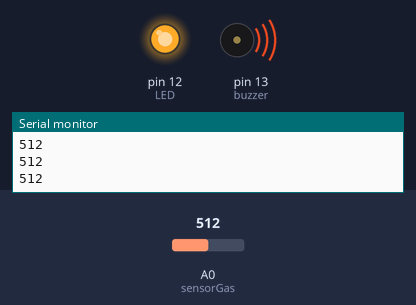
The sketch below on a simulated Arduino Uno, built with avr-gcc and run on an emulated ATmega328P. Shown: output pins drawn as LEDs (lit = HIGH), buzzer (waves = sounding), the last lines printed to the serial monitor. The inputs (shaded band) are chosen by the test bench; at power-on: A0 (sensorGas) = 512.

Above: at 1.4 s.
1.5 s: A0 (sensorGas) set to 110
At 2.2 s:
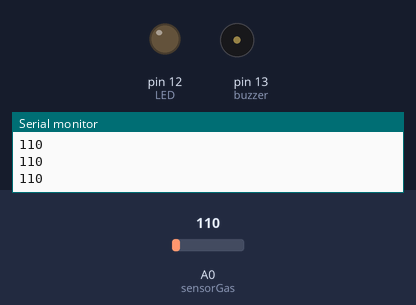
3.3 s: A0 (sensorGas) set to 126
At 3.45 s:
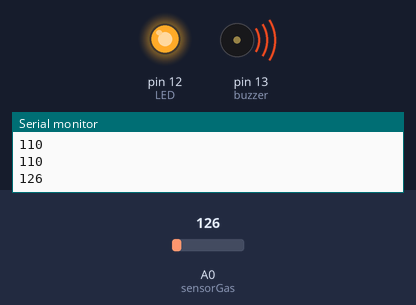
6.5 s: A0 (sensorGas) set to 0
At 6.76 s:
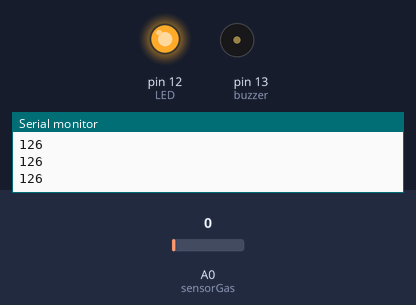
8.4 s: A0 (sensorGas) set to 122
At 8.55 s:
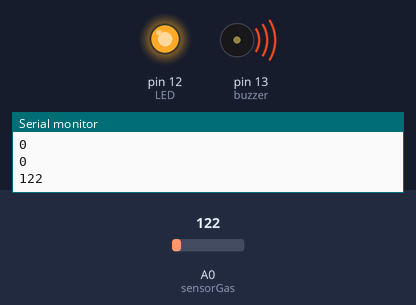
Timing chart, 0 to 12.6 s (numbered marks = the images above; inputs shaded):
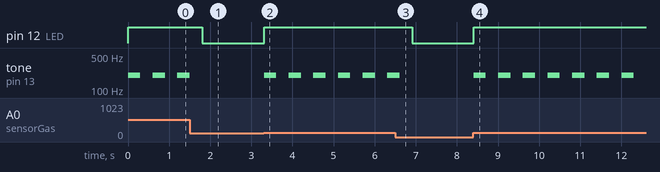

Measured:
- the behaviour switches between 120 and 121 on A0 (sensorGas) (found by bisection; images 1 and 2)
- after the input at 1.5 s, pin 12 (LED): HIGH → LOW after 0.30 s; tone on pin 13 (buzzer): goes on until 1.5 s, then stays silent
- after the input at 3.3 s, pin 12 (LED): LOW → HIGH at once; tone on pin 13 (buzzer): alternates 200 Hz for 0.30 s and silent for 0.30 s, starting at once
- after the input at 6.5 s, pin 12 (LED): HIGH → LOW after 0.41 s; tone on pin 13 (buzzer): goes on until 6.6 s, then stays silent
- after the input at 8.4 s, pin 12 (LED): LOW → HIGH at once; tone on pin 13 (buzzer): alternates 200 Hz for 0.30 s and silent for 0.30 s, starting at once
- by itself, tone on pin 13 (buzzer): alternates 200 Hz for 0.30 s and silent for 0.30 s

The sketch:

aviso_de_fumaca.ino
```cpp
int LED = 12;
int buzzer = 13;
int sensorGas = A0;
int leituraGas = 0;

void setup()
{
  Serial.begin(9600);
  pinMode(LED, OUTPUT);
  pinMode(buzzer, OUTPUT);
  pinMode(sensorGas, INPUT);

}

void loop()
{
  noTone(13);
  leituraGas = analogRead(sensorGas);
  Serial.println(leituraGas);

  if(leituraGas>120){
  	digitalWrite(LED, HIGH);
    //delay(1000);
    tone(buzzer, 200);
    delay(300);
    //digitalWrite(LED, LOW);
    noTone(buzzer);
    delay(300);
  }
  else if(leituraGas<120){
    noTone(13);
    digitalWrite(LED, LOW);
    //tone(buzzer, 0);

  }
}
```
